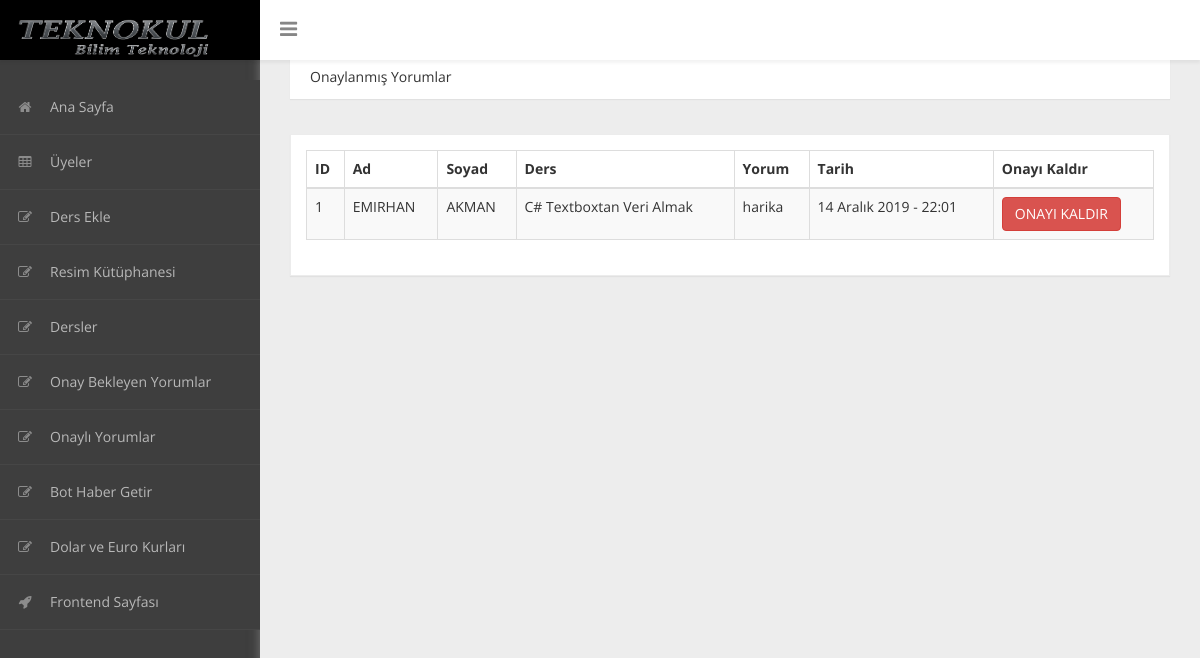
/admin/index.php?sayfa=onayli-yorumlar (signed in), run on the app's committed database.
### tables this page shows
CREATE TABLE `yorumlar` (
  `yorumID` int(11) NOT NULL,
  `uyeKod` varchar(16) NOT NULL,
  `yorum` text NOT NULL,
  `dersID` int(11) NOT NULL,
  `yorumZamani` datetime NOT NULL,
  `onay` tinyint(1) NOT NULL
);

CREATE TABLE `uyeler` (
  `uyeID` int(4) NOT NULL,
  `uyeKod` varchar(32) NOT NULL,
  `ad` varchar(30) NOT NULL,
  `soyad` varchar(30) NOT NULL,
  `eposta` varchar(45) NOT NULL,
  `sifre` varchar(32) NOT NULL,
  `dogumTarihi` date NOT NULL,
  `dogumYeri` varchar(25) NOT NULL,
  `statu` varchar(1) NOT NULL
);

CREATE TABLE `dersler` (
  `dersID` int(11) NOT NULL,
  `baslik` varchar(100) NOT NULL,
  `metin` text NOT NULL,
  `resim` varchar(50) NOT NULL,
  `kategori` varchar(20) NOT NULL,
  `tarih` datetime NOT NULL,
  `okunmaSayisi` int(4) NOT NULL,
  `yorumSayisi` int(4) NOT NULL,
  `ekleyen` varchar(16) NOT NULL
);

### fonksiyonlar.php (called while the page is built, shortened)
<?php
	function tarihYaz($tarih){
		$tarih = date('j M Y - H:i', strtotime($tarih));
		$ae = array("Jan","Feb","Mar","Apr","May","Jun","Jul","Aug","Sep","Oct","Nov","Dec");
		$at = array("Ocak","Şubat","Mart","Nisan","Mayıs","Haziran","Temmuz","Ağustos","Eylül","Ekim","Kasım","Aralık");
		return(str_replace($ae,$at,$tarih));
	}
?>

### admin/onayli-yorumlar.php (the view)
<div class="header">
	<ol class="breadcrumb">
	Onaylanmış Yorumlar
	</ol>
</div>
<div id="page-inner">
            <div class="row">
                <div class="col-md-12">
                    <div class="panel panel-default">
                        <div class="panel-body">
                            <div class="table-responsive">
                                <table class="table table-striped table-bordered table-hover" id="dataTables-example">
                                    <thead>
                                        <tr>
                                            <th>ID</th>
                                            <th>Ad</th>
                                            <th>Soyad</th>
                                            <th>Ders</th>
                                            <th>Yorum</th>
                                            <th>Tarih</th>
                                            <th>Onayı Kaldır</th>
                                        </tr>
                                    </thead>
                                    <tbody>
		<?php
		$sorgu = "SELECT * FROM yorumlar INNER JOIN dersler ON yorumlar.dersID=dersler.dersID INNER JOIN uyeler ON yorumlar.uyeKod = uyeler.uyeKod  WHERE onay = '1'";
		$sec = mysqli_query($baglanti, $sorgu);
		while($satir = mysqli_fetch_array($sec)){
	echo '<tr>
		<td>'.$satir["yorumID"].'</td>
		<td>'.$satir["ad"].'</td>
		<td>'.$satir["soyad"].'</td>
		<td>'.$satir["baslik"].'</td>
		<td>'.$satir["yorum"].'</td>
		<td>'.tarihYaz($satir["yorumZamani"]).'</td>
		<td><a class="btn btn-danger" href="?sayfa=onay-kaldir&id='.$satir["yorumID"].'">ONAYI KALDIR</a></td>
	</tr>';
			}
		?>
                                    </tbody>
                                </table>
                            </div>
                        </div>
                    </div>
                </div>
            </div>
        </div>

### admin/assets/css/custom-styles.css (style rules this page uses)
body { font-family: 'Open Sans', sans-serif; background: #3E3E3E; }
#page-inner { width:100%; margin:10px 20px 10px 0px; background-color:transparent; padding: 15px 30px; min-height:1200px; }
.panel { border-radius:0px; }
.breadcrumb { padding: 12px 10px 12px 20px; margin-bottom: 20px; list-style: none; border-radius: 0; -webkit-box-shadow: 0 1px 1px rgba(0,0,0,.05); box-shadow: 0 1px 1px rgba(0,0,0,.05);background: #fff; }
.panel-default { border-color: #ECECEC; }
.header { margin: 0 30px; }

### data on the page
yorumlar: yorumID "1", uyeler.ad "EMIRHAN", uyeler.soyad "AKMAN", dersID.baslik "C# Textboxtan Veri Almak", yorum "harika", yorumZamani "14 Aralık 2019 - 22:01"
